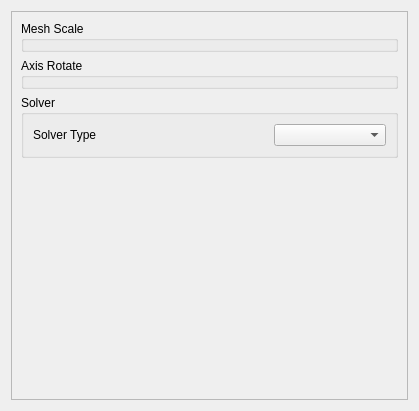
<?xml version="1.0" encoding="UTF-8"?>
<ui version="4.0">
 <class>GeneralWidget</class>
 <widget class="QWidget" name="GeneralWidget">
  <property name="geometry">
   <rect>
    <x>0</x>
    <y>0</y>
    <width>419</width>
    <height>411</height>
   </rect>
  </property>
  <property name="windowTitle">
   <string>Form</string>
  </property>
  <layout class="QGridLayout" name="gridLayout">
   <item row="0" column="0">
    <widget class="QScrollArea" name="scrollArea">
     <property name="widgetResizable">
      <bool>true</bool>
     </property>
     <widget class="QWidget" name="scrollAreaWidgetContents">
      <property name="geometry">
       <rect>
        <x>0</x>
        <y>0</y>
        <width>395</width>
        <height>387</height>
       </rect>
      </property>
      <layout class="QGridLayout" name="gridLayout_2">
       <item row="0" column="0">
        <widget class="QGroupBox" name="group_MeshScale">
         <property name="title">
          <string>Mesh Scale</string>
         </property>
        </widget>
       </item>
       <item row="1" column="0">
        <widget class="QGroupBox" name="group_AxisRotate">
         <property name="title">
          <string>Axis Rotate</string>
         </property>
        </widget>
       </item>
       <item row="2" column="0">
        <widget class="QGroupBox" name="group_Solver">
         <property name="title">
          <string>Solver</string>
         </property>
         <layout class="QGridLayout" name="gridLayout_3">
          <item row="0" column="0">
           <layout class="QHBoxLayout" name="horizontalLayout">
            <item>
             <widget class="QLabel" name="label">
              <property name="text">
               <string>Solver Type</string>
              </property>
             </widget>
            </item>
            <item>
             <spacer name="horizontalSpacer">
              <property name="orientation">
               <enum>Qt::Horizontal</enum>
              </property>
              <property name="sizeHint" stdset="0">
               <size>
                <width>40</width>
                <height>20</height>
               </size>
              </property>
             </spacer>
            </item>
            <item>
             <widget class="QComboBox" name="comboBox">
              <item>
               <property name="text">
                <string/>
               </property>
              </item>
              <item>
               <property name="text">
                <string>Hypersonic</string>
               </property>
              </item>
              <item>
               <property name="text">
                <string>Subsonic</string>
               </property>
              </item>
              <item>
               <property name="text">
                <string>Supersonic</string>
               </property>
              </item>
              <item>
               <property name="text">
                <string>Transonic</string>
               </property>
              </item>
              <item>
               <property name="text">
                <string>Incompressible</string>
               </property>
              </item>
             </widget>
            </item>
           </layout>
          </item>
         </layout>
        </widget>
       </item>
       <item row="3" column="0">
        <spacer name="verticalSpacer">
         <property name="orientation">
          <enum>Qt::Vertical</enum>
         </property>
         <property name="sizeHint" stdset="0">
          <size>
           <width>20</width>
           <height>40</height>
          </size>
         </property>
        </spacer>
       </item>
      </layout>
     </widget>
    </widget>
   </item>
  </layout>
 </widget>
 <resources/>
 <connections/>
</ui>
